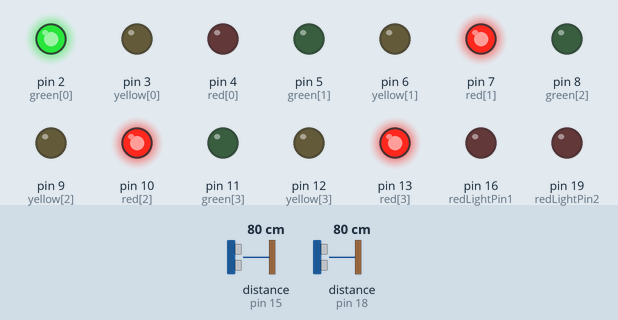
This sketch was run on a simulated Arduino Uno, built with avr-gcc and run on an emulated ATmega328P. On the bench: output pins drawn as LEDs (lit = HIGH). The inputs (shaded band) are chosen by the test bench; at power-on: distance to the obstacle (sensors on pin 15, pin 18) 80 cm. The echo pulse lasts 58.3 µs per cm; what the sketch prints to the serial monitor is not drawn.

Above: at 1.2 s.
1.3 s: distance to the obstacle (sensor on pin 15) set to 7 cm
2.8 s: distance to the obstacle (sensor on pin 15) set to 4 cm
At 3.8 s:
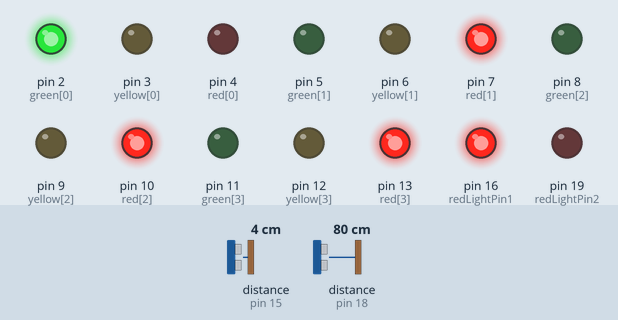
4.3 s: distance to the obstacle (sensor on pin 18) set to 7 cm
5.8 s: distance to the obstacle (sensor on pin 18) set to 4 cm
At 6.9 s:
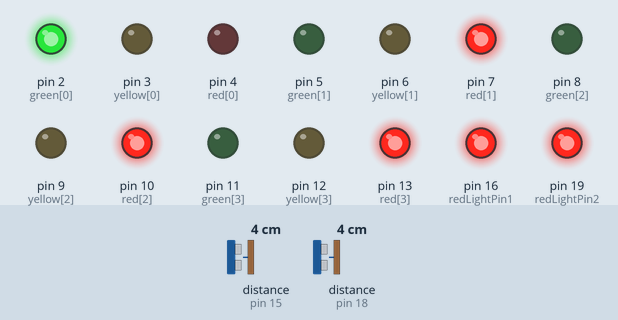
7.3 s: distance to the obstacle (sensor on pin 15) set to 9 cm
At 8.1 s:
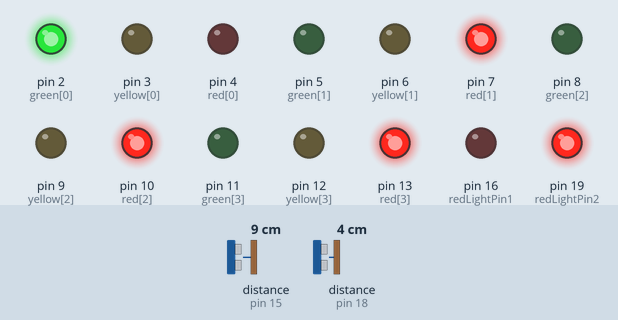
Timing chart, 0 to 10.3 s (numbered marks = the images above; inputs shaded):
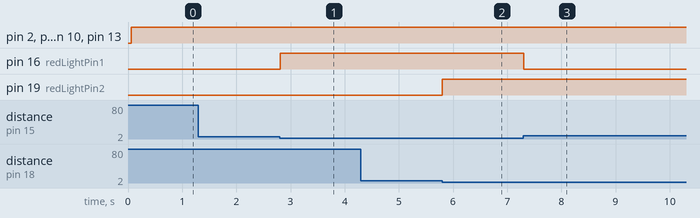

The sketch:

traffic-light-simulation-arduino.ino
```cpp
#include <EEPROM.h>
#include <NewPing.h>

#define APP_NUM 4 // Number of apparatus.
#define GREEN_DELAY 4000 // Green light delay
#define YELLOW_DELAY 1000 // Yellow light delay
#define MAX_DELAY 12000 // Maximum green light delay
#define DELAY_CHANGE 4000 // Ultrasonic function delay
#define CAR_COUNT_THRESHOLD 11 // Car count threshold for changing delays

// Define the ultrasonic sensor pins
const int trigPin1 = 14; // A0
const int echoPin1 = 15; // A1
const int redLightPin1 = 16;
const int trigPin2 = 17; // Another digital pin
const int echoPin2 = 18; // Another digital pin
const int redLightPin2 = 19;

#define MAX_DISTANCE 200 // Maximum distance to ping for (in cm). Maximum sensor distance is rated at 400-500cm.

NewPing sonar1(trigPin1, echoPin1, MAX_DISTANCE); // NewPing setup of pins and maximum distance.
NewPing sonar2(trigPin2, echoPin2, MAX_DISTANCE); // NewPing setup of pins and maximum distance.

// Traffic lights
int green[APP_NUM] = {2, 5, 8, 11};
int delays[APP_NUM] = {GREEN_DELAY, GREEN_DELAY, GREEN_DELAY, GREEN_DELAY};
int yellow[APP_NUM] = {3, 6, 9, 12};
int red[APP_NUM] = {4, 7, 10, 13};
int data[4] = {0, 0, 0, 0};
bool receivedData = false;

// Controllers
int turn = 0;
int prevTurn = -1;  // Initialize to -1 to ensure first print happens
int curr = 0;

unsigned long previousMillis = 0;  // Stores the last time the light was updated
unsigned long previousYellowMillis = 0; // Stores the last time the yellow light was updated
bool isYellowPhase = false;  // Indicates if it's the yellow light phase

void writeIntToEEPROM(int address, int value) {
  EEPROM.write(address, value & 0xFF);
  EEPROM.write(address + 1, (value >> 8) & 0xFF);
}

int readIntFromEEPROM(int address) {
  int lowByte = EEPROM.read(address);
  int highByte = EEPROM.read(address + 1);
  return lowByte | (highByte << 8);
}

void resetEEPROM() {
  for (int i = 0; i < EEPROM.length(); i++) {
    EEPROM.write(i, 0);
  }
}

void resetAll() {
  resetEEPROM();
  for (int i = 0; i < APP_NUM; i++) {
    delays[i] = GREEN_DELAY;
  }
  Serial.println("reseting");
}

void setup() {
  // Initialize pins
  for (uint8_t i = 0; i < APP_NUM; i++) {
    pinMode(green[i], OUTPUT);
    pinMode(yellow[i], OUTPUT);
    pinMode(red[i], OUTPUT);
  }
  Serial.begin(9600);
  delay(50);

  // Initialize ultrasonic sensor pins
  pinMode(redLightPin1, OUTPUT);
  pinMode(redLightPin2, OUTPUT);

  // Read data from EEPROM
  for (int i = 0; i < 4; i++) {
    data[i] = EEPROM.read(i);
  }

  for (int i = 0; i < 4; i++) {
    delays[i] = readIntFromEEPROM(i * 2 + 4);
  }
}

void loop() {
  unsigned long currentMillis = millis();

  // Ultrasonic sensor code
  int distance1 = sonar1.ping_cm();
  int distance2 = sonar2.ping_cm();

  // If distance is less than 6 cm, turn on the red light
  if (distance1 > 0 && distance1 < 6 && turn != 3) {
    digitalWrite(redLightPin1, HIGH);
  } else {
    digitalWrite(redLightPin1, LOW);
  }
  if (distance2 > 0 && distance2 < 6 && turn != 1) {
    digitalWrite(redLightPin2, HIGH);
  } else {
    digitalWrite(redLightPin2, LOW);
  }

  // Print the distances on the Serial Monitor
//  Serial.print("Distance 1: ");
//  Serial.print(distance1);
//  Serial.println(" cm");
//  Serial.print("Distance 2: ");
//  Serial.print(distance2);
//  Serial.println(" cm");

  if (Serial.available()) {
    // Read the incoming data
    String receivedData = Serial.readString();

    // Process the received data
    int arraySize = 4;  // Modify according to the size of your array
    int i = 0;
    int value = 0;

    char *token = strtok(const_cast<char *>(receivedData.c_str()), ",");
    while (token != NULL && i < arraySize) {
      value = atoi(token);
      if (value != 0) {
        data[i] = value;
        EEPROM.write(i, value);  // Store data in EEPROM
      }
      token = strtok(NULL, ",");
      i++;
    }

    // Send a response back to Python if data was received
    if (receivedData) {
      Serial.println("Data received successfully");
      receivedData = false;
    }
  }

  if (turn != prevTurn) {
    Serial.print("turn");
    Serial.print(",");
    Serial.print(turn);
    Serial.print(",");
    Serial.println(delays[turn]);
    Serial.print("cars");
    Serial.print(",");
    Serial.print(data[0]);
    Serial.print(",");
    Serial.print(data[1]);
    Serial.print(",");
    Serial.print(data[2]);
    Serial.print(",");
    Serial.println(data[3]);
    prevTurn = turn;  // Update prevTurn
  }

  if (!isYellowPhase) {
    if (currentMillis - previousMillis >= delays[turn]) {
      // Change to yellow phase
      digitalWrite(green[turn], LOW);
      digitalWrite(yellow[turn], HIGH);
      isYellowPhase = true;
      previousYellowMillis = currentMillis;

      // Calculate the delay for the next apparatus
      int next = (turn + 1) % 4;
      int ultra_delay = DELAY_CHANGE;
      if (data[next] <= CAR_COUNT_THRESHOLD) {
        ultra_delay = 0;
      }

      if (ultra_delay == 0 && delays[next] > GREEN_DELAY) {
        delays[next] -= DELAY_CHANGE;
      } else {
        if (ultra_delay != 0 && delays[next] < MAX_DELAY) {
          delays[next] += DELAY_CHANGE;
        }
      }

      for (int i = 0; i < 4; i++) {
        writeIntToEEPROM(i * 2 + 4, delays[i]);
      }
    }
  } else {
    if (currentMillis - previousYellowMillis >= YELLOW_DELAY) {
      // End yellow phase, switch to next light
      digitalWrite(yellow[turn], LOW);
      turn = (turn + 1) % 4;
      digitalWrite(red[turn], LOW);
      digitalWrite(green[turn], HIGH);
      previousMillis = currentMillis;
      isYellowPhase = false;
    }
  }

  // Turn on red lights for all non-active apparatus
  for (uint8_t i = 0; i < APP_NUM; i++) {
    if (i != turn) {
      digitalWrite(red[i], HIGH);
    } else if (!isYellowPhase) {
      digitalWrite(green[i], HIGH);
    }
  }
}
```

Measured:
- the behaviour switches between 6 and 5 cm on distance to the obstacle (sensor on pin 15) (found by bisection; images 0 and 1)
- the behaviour switches between 6 and 5 cm on distance to the obstacle (sensor on pin 18) (found by bisection; images 1 and 2)
- after the input at 1.3 s, every drawn part: stays the same
- after the input at 2.8 s, pin 16 (redLightPin1): LOW → HIGH at once
- after the input at 4.3 s, every drawn part: stays the same
- after the input at 5.8 s, pin 19 (redLightPin2): LOW → HIGH at once
- after the input at 7.3 s, pin 16 (redLightPin1): HIGH → LOW at once
